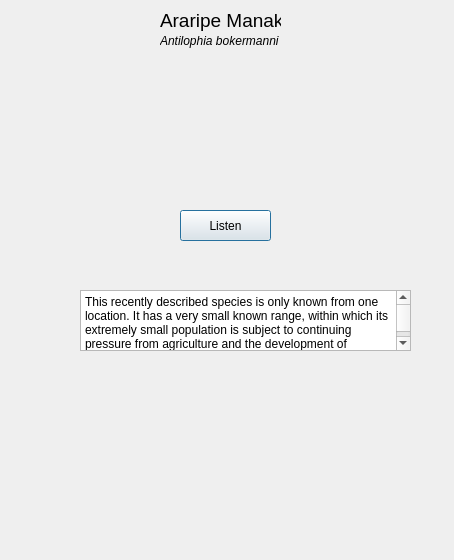
<?xml version="1.0" encoding="UTF-8"?>
<ui version="4.0">
 <class>AraripeDialog</class>
 <widget class="QDialog" name="AraripeDialog">
  <property name="geometry">
   <rect>
    <x>0</x>
    <y>0</y>
    <width>454</width>
    <height>560</height>
   </rect>
  </property>
  <property name="windowTitle">
   <string>Dialog</string>
  </property>
  <widget class="QLabel" name="label">
   <property name="geometry">
    <rect>
     <x>160</x>
     <y>0</y>
     <width>121</width>
     <height>41</height>
    </rect>
   </property>
   <property name="font">
    <font>
     <pointsize>14</pointsize>
    </font>
   </property>
   <property name="text">
    <string>Araripe Manakin</string>
   </property>
  </widget>
  <widget class="QLabel" name="label_2">
   <property name="geometry">
    <rect>
     <x>140</x>
     <y>60</y>
     <width>161</width>
     <height>131</height>
    </rect>
   </property>
   <property name="text">
    <string/>
   </property>
   <property name="pixmap">
    <pixmap resource="resource.qrc">:/rec/img/Ararpie manakin.jpg</pixmap>
   </property>
   <property name="scaledContents">
    <bool>true</bool>
   </property>
  </widget>
  <widget class="QLabel" name="label_3">
   <property name="geometry">
    <rect>
     <x>160</x>
     <y>30</y>
     <width>161</width>
     <height>21</height>
    </rect>
   </property>
   <property name="font">
    <font>
     <italic>true</italic>
    </font>
   </property>
   <property name="text">
    <string>Antilophia bokermanni</string>
   </property>
  </widget>
  <widget class="QPlainTextEdit" name="plainTextEdit">
   <property name="geometry">
    <rect>
     <x>80</x>
     <y>290</y>
     <width>331</width>
     <height>61</height>
    </rect>
   </property>
   <property name="plainText">
    <string>This recently described species is only known from one location. It has a very small known range, within which its extremely small population is subject to continuing pressure from agriculture and the development of recreational facilities. It is consequently listed as Critically Endangered.</string>
   </property>
  </widget>
  <widget class="QPushButton" name="listenPushButton">
   <property name="geometry">
    <rect>
     <x>180</x>
     <y>210</y>
     <width>91</width>
     <height>31</height>
    </rect>
   </property>
   <property name="text">
    <string>Listen</string>
   </property>
   <property name="icon">
    <iconset resource="resource.qrc">
     <normaloff>:/rec/img/AudioButton.png</normaloff>:/rec/img/AudioButton.png</iconset>
   </property>
  </widget>
 </widget>
 <resources>
  <include location="resource.qrc"/>
 </resources>
 <connections/>
</ui>
